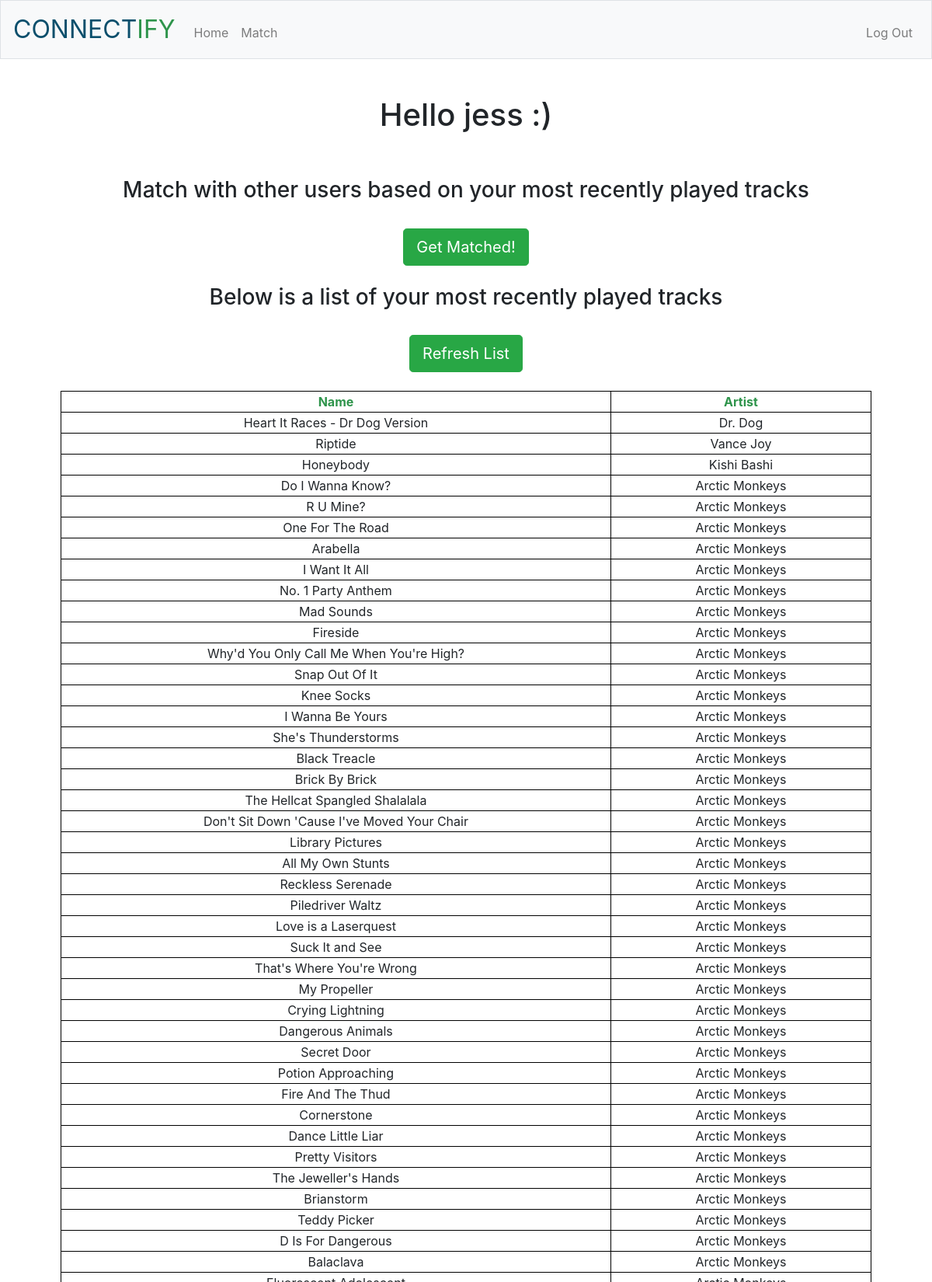
The page /home (signed in, upper part) on the database its author committed.
### tables this page shows
CREATE TABLE 'users' ('userid' INTEGER PRIMARY KEY AUTOINCREMENT NOT NULL, 'username' TEXT NOT NULL, 'hash' TEXT NOT NULL, 'email' TEXT NOT NULL);

CREATE TABLE 'songs' ('songid' INTEGER PRIMARY KEY AUTOINCREMENT NOT NULL, 'name' TEXT NOT NULL, 'artist' TEXT NOT NULL, 'userid' INTEGER NOT NULL);

### application.py (the view)
@app.route("/home", methods=["GET"])
@login_required
def home():
    user = db.execute("SELECT username FROM users WHERE userid = :id", id=session["user_id"])
    rows = db.execute("DELETE FROM songs WHERE userid = :id AND rowid NOT IN (SELECT min(rowid) FROM songs WHERE userid = :id GROUP BY name, artist)", id=session["user_id"])
    rows = db.execute("SELECT DISTINCT name, artist FROM songs WHERE userid = :id ORDER BY songid DESC LIMIT 50", id=session["user_id"])
    return render_template("home.html", rows=rows, user=user[0])

### helpers.py (called while the page is built)
def login_required(f):
    @wraps(f)
    def decorated_function(*args, **kwargs):
        if session.get("user_id") is None:
            return redirect("/login")
        return f(*args, **kwargs)
    return decorated_function

### templates/home.html (shortened to what this page needs)
{% extends "layout.html" %}
{% block main %}
    <form action="/match" method="post">
        <div>
            <h1>Hello {{user['username']}} :)</h1>
            <br/><br/>
            <h3>Match with other users based on your most recently played tracks</h3>
            <br/>
            <button class="btn btn-success btn-lg" type="submit">Get Matched!</button>
        </div>
        <br/>
    </form>
    <h3>Below is a list of your most recently played tracks</h3>
    <form action="/spotifylogin" method="post">
        <button class="btn btn-success btn-lg" type="submit">Refresh List</button>
        <table>
            <tr>
                <th>Name</th>
                <th>Artist</th>
            </tr>
            <br>
            {% for x in rows %}
            <tr>
                <td>{{x['name']}}</td>
                <td>{{x['artist']}}</td>
            </tr>
            {% endfor %}
       </table>
    </form>
{% endblock %}

### static/styles.css (style rules this page uses)
table { border-collapse: collapse; width: 100%; }
table, th, td { border: 1px solid black; }
th { height: 50%; }
th { background-color: white; color: #2e944b; }

### rows shown on the page
users: username "jess"
songs: name "Heart It Races - Dr Dog Version", artist "Dr. Dog"
songs: name "Riptide", artist "Vance Joy"
songs: name "Honeybody", artist "Kishi Bashi"
songs: name "Do I Wanna Know?", artist "Arctic Monkeys"
songs: name "R U Mine?", artist "Arctic Monkeys"
songs: name "One For The Road", artist "Arctic Monkeys"
songs: name "Arabella", artist "Arctic Monkeys"
songs: name "I Want It All", artist "Arctic Monkeys"
songs: name "No. 1 Party Anthem", artist "Arctic Monkeys"
songs: name "Mad Sounds", artist "Arctic Monkeys"
songs: name "Fireside", artist "Arctic Monkeys"
songs: name "Why'd You Only Call Me When You're High?", artist "Arctic Monkeys"
songs: name "Snap Out Of It", artist "Arctic Monkeys"
songs: name "Knee Socks", artist "Arctic Monkeys"
songs: name "I Wanna Be Yours", artist "Arctic Monkeys"
songs: name "She's Thunderstorms", artist "Arctic Monkeys"
songs: name "Black Treacle", artist "Arctic Monkeys"
songs: name "Brick By Brick", artist "Arctic Monkeys"
songs: name "The Hellcat Spangled Shalalala", artist "Arctic Monkeys"
songs: name "Don't Sit Down 'Cause I've Moved Your Chair", artist "Arctic Monkeys"
songs: name "Library Pictures", artist "Arctic Monkeys"
songs: name "All My Own Stunts", artist "Arctic Monkeys"
songs: name "Reckless Serenade", artist "Arctic Monkeys"
songs: name "Piledriver Waltz", artist "Arctic Monkeys"
songs: name "Love is a Laserquest", artist "Arctic Monkeys"
songs: name "Suck It and See", artist "Arctic Monkeys"
songs: name "That's Where You're Wrong", artist "Arctic Monkeys"
songs: name "My Propeller", artist "Arctic Monkeys"
songs: name "Crying Lightning", artist "Arctic Monkeys"
songs: name "Dangerous Animals", artist "Arctic Monkeys"
songs: name "Secret Door", artist "Arctic Monkeys"
songs: name "Potion Approaching", artist "Arctic Monkeys"
songs: name "Fire And The Thud", artist "Arctic Monkeys"
songs: name "Cornerstone", artist "Arctic Monkeys"
songs: name "Dance Little Liar", artist "Arctic Monkeys"
songs: name "Pretty Visitors", artist "Arctic Monkeys"
songs: name "The Jeweller's Hands", artist "Arctic Monkeys"
songs: name "Brianstorm", artist "Arctic Monkeys"
songs: name "Teddy Picker", artist "Arctic Monkeys"
songs: name "D Is For Dangerous", artist "Arctic Monkeys"
songs: name "Balaclava", artist "Arctic Monkeys"
